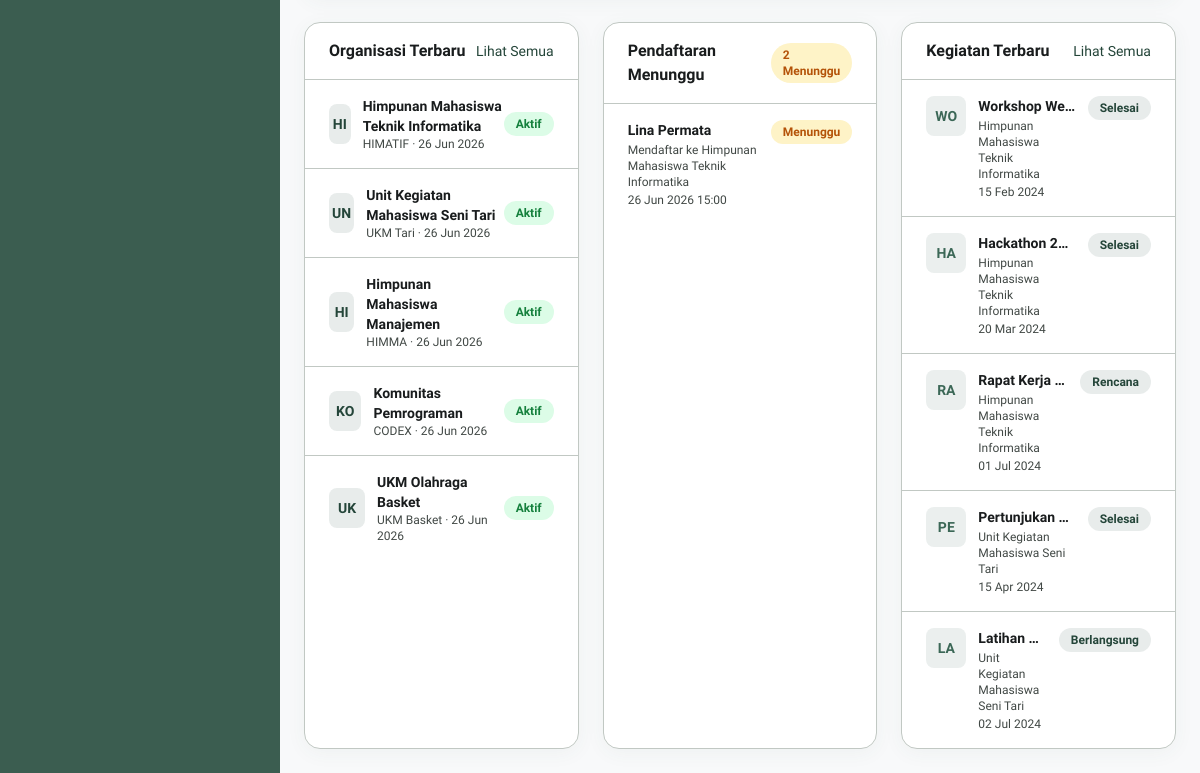
Page / (signed in, lower part) on the earlier database version.
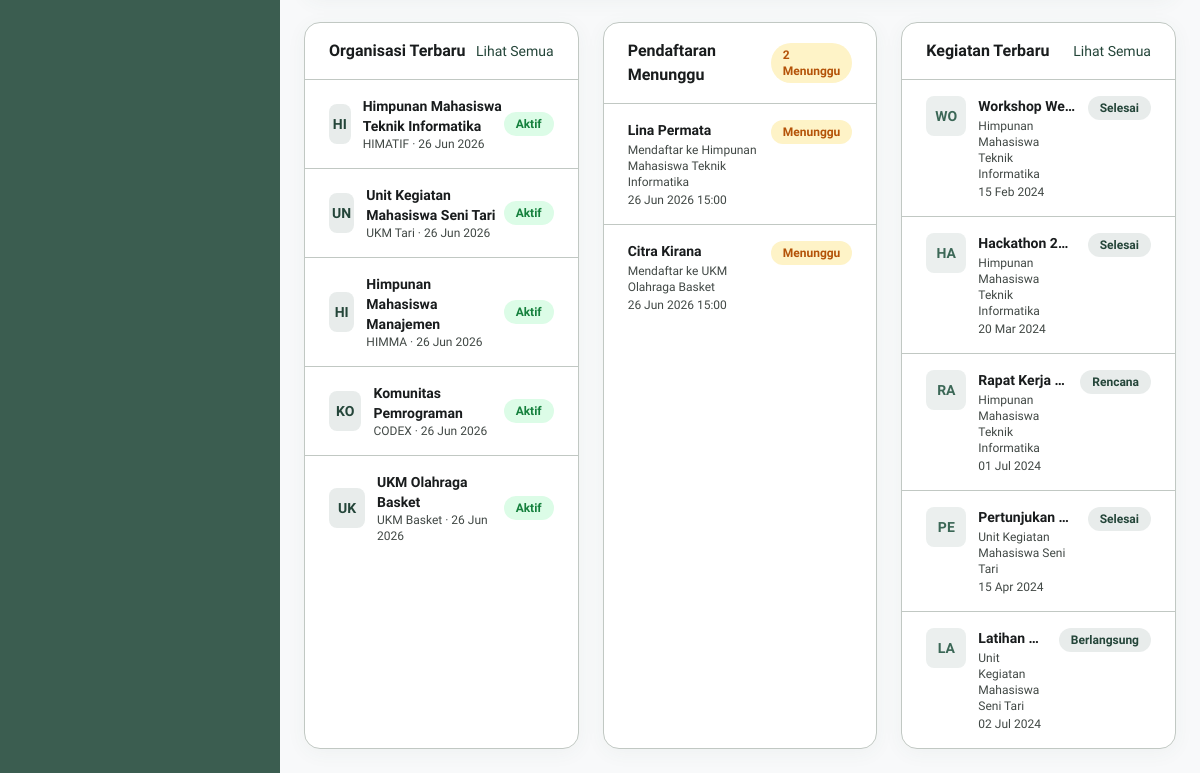
Same page on the later database version.
### tables this page shows
CREATE TABLE organisasi (
    id INT AUTO_INCREMENT PRIMARY KEY,
    nama VARCHAR(150) NOT NULL,
    singkatan VARCHAR(20),
    deskripsi TEXT,
    visi TEXT,
    misi TEXT,
    logo VARCHAR(255),
    ketua_id INT DEFAULT NULL,
    status ENUM('aktif', 'nonaktif') DEFAULT 'aktif',
    created_at DATETIME DEFAULT CURRENT_TIMESTAMP,
    updated_at DATETIME DEFAULT CURRENT_TIMESTAMP ON UPDATE CURRENT_TIMESTAMP,
    FOREIGN KEY (ketua_id) REFERENCES users(id) ON DELETE SET NULL
);

CREATE TABLE pendaftaran_organisasi (
    id INT AUTO_INCREMENT PRIMARY KEY,
    user_id INT NOT NULL,
    organisasi_id INT NOT NULL,
    motivasi TEXT,
    cv_link VARCHAR(255),
    status ENUM('menunggu', 'wawancara', 'diterima', 'ditolak') DEFAULT 'menunggu',
    created_at DATETIME DEFAULT CURRENT_TIMESTAMP,
    updated_at DATETIME DEFAULT CURRENT_TIMESTAMP ON UPDATE CURRENT_TIMESTAMP,
    FOREIGN KEY (user_id) REFERENCES users(id) ON DELETE CASCADE,
    FOREIGN KEY (organisasi_id) REFERENCES organisasi(id) ON DELETE CASCADE
);

CREATE TABLE users (
    id INT AUTO_INCREMENT PRIMARY KEY,
    nama VARCHAR(100) NOT NULL,
    email VARCHAR(100) NOT NULL UNIQUE,
    nim VARCHAR(20) NOT NULL UNIQUE,
    password VARCHAR(255) NOT NULL,
    role_id INT NOT NULL DEFAULT 2,
    no_hp VARCHAR(20),
    jurusan VARCHAR(100),
    angkatan VARCHAR(4),
    foto_profile VARCHAR(255) DEFAULT NULL,
    status ENUM('aktif', 'nonaktif', 'menunggu') DEFAULT 'aktif',
    reset_token VARCHAR(64) DEFAULT NULL,
    reset_expires DATETIME DEFAULT NULL,
    created_at DATETIME DEFAULT CURRENT_TIMESTAMP,
    updated_at DATETIME DEFAULT CURRENT_TIMESTAMP ON UPDATE CURRENT_TIMESTAMP,
    FOREIGN KEY (role_id) REFERENCES roles(id) ON DELETE CASCADE
);

CREATE TABLE kegiatan (
    id INT AUTO_INCREMENT PRIMARY KEY,
    organisasi_id INT NOT NULL,
    nama VARCHAR(150) NOT NULL,
    deskripsi TEXT,
    tipe ENUM('rapat', 'pelatihan', 'proker', 'lomba', 'sosial', 'lainnya') DEFAULT 'proker',
    tanggal_mulai DATETIME NOT NULL,
    tanggal_selesai DATETIME,
    lokasi VARCHAR(255),
    poster VARCHAR(255),
    status ENUM('rencana', 'berlangsung', 'selesai', 'dibatalkan') DEFAULT 'rencana',
    created_by INT NOT NULL,
    created_at DATETIME DEFAULT CURRENT_TIMESTAMP,
    updated_at DATETIME DEFAULT CURRENT_TIMESTAMP ON UPDATE CURRENT_TIMESTAMP,
    FOREIGN KEY (organisasi_id) REFERENCES organisasi(id) ON DELETE CASCADE,
    FOREIGN KEY (created_by) REFERENCES users(id) ON DELETE CASCADE
);

### index.php (called while the page is built, shortened)
<?php
require_once __DIR__ . '/includes/functions.php';
$path = parse_url($_SERVER['REQUEST_URI'] ?? '/', PHP_URL_PATH) ?? '/';
$path = '/' . trim(rawurldecode($path), '/');
$segments = ($path === '/') ? [] : explode('/', trim($path, '/'));
$routes = [
    ''                                       => 'dashboard.php',
    'dashboard'                              => 'dashboard.php',
    'organisasi'                             => 'organisasi/index.php',
    'organisasi/{org}'                       => 'organisasi/detail.php',
    'organisasi/{org}/member'                => 'organisasi/members.php',
    'organisasi/{org}/permintaan'            => 'organisasi/requests.php',
    'organisasi/{org}/kegiatan'              => 'organisasi/kegiatan.php',
    'organisasi/{org}/kartu'                 => 'organisasi/kartu_anggota.php',
    'organisasi/{org}/jadwal'                => 'organisasi/jadwal.php',
    'organisasi/{org}/kegiatan/{kid}'        => 'kegiatan/detail.php',
    'pengumuman'                             => 'pengumuman/index.php',
    'pengguna'                               => 'pengguna/index.php',
    'laporan'                                => 'laporan/index.php',
    'log'                                    => 'log/index.php',
    'profil'                                 => 'profil.php',
    'notifikasi'                             => 'notifikasi.php',
];
function match_route(array $segments, string $pattern, array &$params): bool {
    return true;
}
$matched_file = null;
$params = [];
foreach ($routes as $pattern => $file) {
    if (match_route($segments, $pattern, $params)) {
        $matched_file = $file;
        break;
    }
}
$page = __DIR__ . '/pages/' . $matched_file;
require $page;

### includes/functions.php (called while the page is built, shortened)
<?php
function e(string $text): string {
    return htmlspecialchars($text, ENT_QUOTES, 'UTF-8');
}
function is_super_admin(): bool {
    return ($_SESSION['role'] ?? '') === 'Super Admin';
}
function url(string $path = ''): string {
    return BASE_URL . '/' . ltrim($path, '/');
}

### pages/dashboard.php (the view, shortened to what this page needs)
<?php
require_once __DIR__ . '/../includes/functions.php';
$pdo = db();
if (is_super_admin()) {
    $total_pendaftaran = $pdo->query("SELECT COUNT(*) FROM pendaftaran_organisasi WHERE status='menunggu'")->fetchColumn();
    $recent_organisasi = $pdo->query("SELECT * FROM organisasi WHERE status='aktif' ORDER BY created_at DESC LIMIT 5")->fetchAll();
    $recent_pendaftaran = $pdo->query("SELECT po.*, u.nama as user_nama, o.nama as org_nama FROM pendaftaran_organisasi po JOIN users u ON po.user_id = u.id JOIN organisasi o ON po.organisasi_id = o.id WHERE po.status='menunggu' ORDER BY po.created_at DESC LIMIT 5")->fetchAll();
    $recent_kegiatan = $pdo->query("SELECT k.*, o.nama as org_nama FROM kegiatan k JOIN organisasi o ON k.organisasi_id = o.id ORDER BY k.created_at DESC LIMIT 5")->fetchAll();
}
?>
<?php require __DIR__ . '/../components/head.php'; ?>
<?php require __DIR__ . '/../components/sidebar.php'; ?>
<main class="p-6 lg:ml-[280px]">
    <div class="max-w-6xl mx-auto space-y-6">
    <?php if (is_super_admin()): ?>
        <div class="grid grid-cols-1 lg:grid-cols-3 gap-6">
            <div class="bg-white rounded-2xl border border-outline-variant shadow-card overflow-hidden">
                <div class="px-6 py-4 border-b border-outline-variant flex items-center justify-between">
                    <h3 class="font-bold text-on-surface">Organisasi Terbaru</h3>
                    <a href="<?= url('organisasi') ?>" class="text-sm font-medium text-primary hover:underline">Lihat Semua</a>
                </div>
                <div class="divide-y divide-outline-variant">
                    <?php foreach ($recent_organisasi as $org): ?>
                    <a href="<?= url('organisasi/' . $org['id']) ?>" class="flex items-center justify-between px-6 py-4 hover:bg-surface-low transition-colors">
                        <div class="flex items-center gap-3">
                            <div class="w-10 h-10 rounded-lg bg-primary/10 text-primary flex items-center justify-center font-extrabold text-sm"><?= e(strtoupper(substr($org['nama'],0,2))) ?></div>
                            <div>
                                <p class="font-semibold text-sm text-on-surface"><?= e($org['nama']) ?></p>
                                <p class="text-xs text-on-surface-variant"><?= e($org['singkatan'] ?: '-') ?> &middot; <?= e(date('d M Y', strtotime($org['created_at']))) ?></p>
                            </div>
                        </div>
                        <span class="badge bg-green-100 text-green-700 text-xs">Aktif</span>
                    </a>
                    <?php endforeach; ?>
                </div>
            </div>
            <div class="bg-white rounded-2xl border border-outline-variant shadow-card overflow-hidden">
                <div class="px-6 py-4 border-b border-outline-variant flex items-center justify-between">
                    <h3 class="font-bold text-on-surface">Pendaftaran Menunggu</h3>
                    <span class="badge bg-amber-100 text-amber-700 text-xs"><?= $total_pendaftaran ?> Menunggu</span>
                </div>
                <div class="divide-y divide-outline-variant">
                    <?php foreach ($recent_pendaftaran as $p): ?>
                    <div class="px-6 py-4">
                        <div class="flex items-start justify-between">
                            <div>
                                <p class="font-semibold text-sm text-on-surface"><?= e($p['user_nama']) ?></p>
                                <p class="text-xs text-on-surface-variant mt-0.5">Mendaftar ke <?= e($p['org_nama']) ?></p>
                                <p class="text-xs text-on-surface-variant mt-0.5"><?= e(date('d M Y H:i', strtotime($p['created_at']))) ?></p>
                            </div>
                            <span class="badge bg-amber-100 text-amber-700 text-xs">Menunggu</span>
                        </div>
                    </div>
                    <?php endforeach; ?>
                </div>
            </div>
            <div class="bg-white rounded-2xl border border-outline-variant shadow-card overflow-hidden">
                <div class="px-6 py-4 border-b border-outline-variant flex items-center justify-between">
                    <h3 class="font-bold text-on-surface">Kegiatan Terbaru</h3>
                    <a href="<?= url('kegiatan') ?>" class="text-sm font-medium text-primary hover:underline">Lihat Semua</a>
                </div>
                <div class="divide-y divide-outline-variant">
                    <?php foreach ($recent_kegiatan as $k): ?>
                    <a href="<?= url('kegiatan/' . $k['id']) ?>" class="block px-6 py-4 hover:bg-surface-low transition-colors">
                        <div class="flex items-start gap-3">
                            <div class="w-10 h-10 rounded-lg bg-secondary/10 text-secondary flex items-center justify-center font-extrabold text-sm"><?= e(strtoupper(substr($k['nama'],0,2))) ?></div>
                            <div class="flex-1 min-w-0">
                                <p class="font-semibold text-sm text-on-surface truncate"><?= e($k['nama']) ?></p>
                                <p class="text-xs text-on-surface-variant mt-0.5"><?= e($k['org_nama']) ?></p>
                                <p class="text-xs text-on-surface-variant mt-0.5"><?= e(date('d M Y', strtotime($k['tanggal_mulai']))) ?></p>
                            </div>
                            <span class="badge bg-primary/10 text-primary text-xs capitalize"><?= e($k['status']) ?></span>
                        </div>
                    </a>
                    <?php endforeach; ?>
                </div>
            </div>
        </div>
    <?php endif; ?>
    </div>
</main>
<?php require __DIR__ . '/../components/footer.php'; ?>

### components/head.php (shortened to what this page needs)
<!DOCTYPE html>
<html lang="id">
<head>
    <script src="https://cdn.tailwindcss.com"></script>
    <link rel="stylesheet" href="<?= BASE_URL ?>/assets/css/custom.css?v=3">
</head>
<body class="font-jakarta text-on-surface antialiased">

### components/sidebar.php (shortened to what this page needs)
<aside id="sidebar" class="fixed top-0 left-0 z-40 w-[280px] h-screen transition-transform -translate-x-full lg:translate-x-0 bg-primary-light">
    <div class="h-full flex flex-col">
        <nav class="flex-1 overflow-y-auto py-4 space-y-1">
        </nav>
    </div>
</aside>

### components/footer.php (shortened to what this page needs)
</body>
</html>

### assets/css/custom.css (style rules this page uses)
#sidebar { transition: transform 0.3s ease; }
.badge { display: inline-flex; align-items: center; padding: 4px 12px; border-radius: 9999px; font-size: 12px; font-weight: 600; }

### components/head.php (style rules this page uses)
body { font-family: 'Plus Jakarta Sans', sans-serif; background-color: #f8f9fa; }

Differences in the rows shown:
now on this page (row edited): pendaftaran_organisasi: user.nama "Citra Kirana", organisasi.nama "UKM Olahraga Basket", created_at "26 Jun 2026 15:00"
